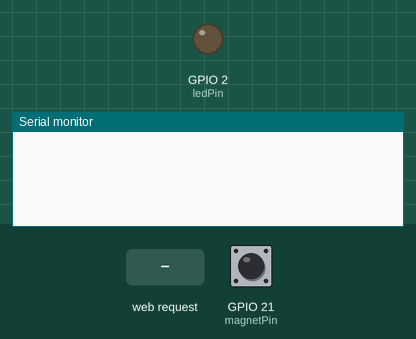
The sketch below on a simulated ESP32. On the bench: output pins drawn as LEDs (lit = HIGH), the last lines printed to the serial monitor. Inputs (shaded band) come from the test bench; at power-on: GPIO 21 (magnetPin) HIGH. WiFi joins after 1.5 s; servers stay silent unless stated.

Above: at 1.2 s.
1.3 s: GPIO 21 (magnetPin) pulled LOW for 1 s
At 2.5 s:
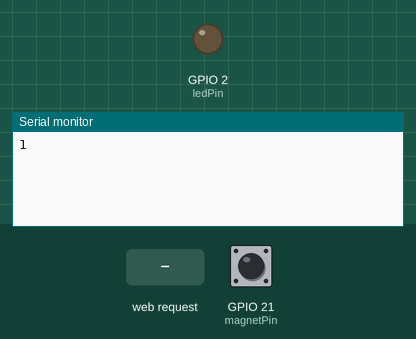
3.8 s: HTTP request GET / received
At 5.0 s:
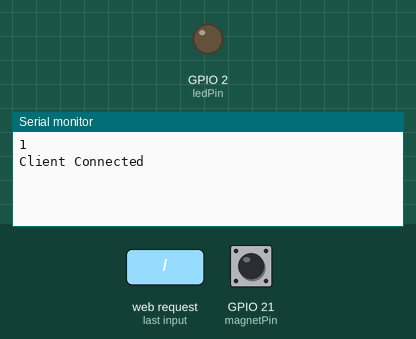
5.3 s: HTTP request GET /get?name=1 received
At 6.2 s:
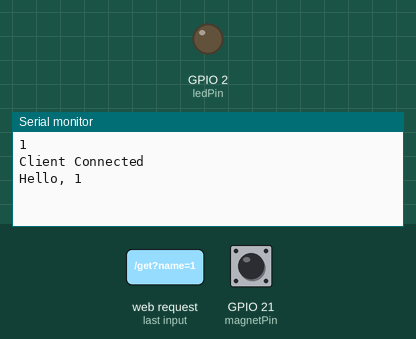
6.8 s: HTTP request GET /get?network=1 received
At 7.3 s:
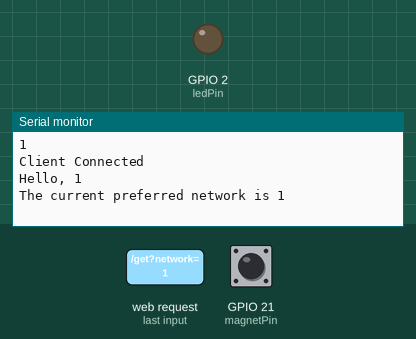

The sketch:

FreezerBurn.ino
```cpp
#include <DNSServer.h>
#include <WiFi.h>
#include "ESPAsyncWebServer.h" //Library that allows the captive portal to function, version 2.4.3 by Me-No-Dev
/*
  ONE FINAL NOTE ABOUT ESP ASYNC WEBSERVER

  This library has dependencies that come from AsyncTCP and will not compile if AsyncTCP is not installed, even though
  AsyncTCP is not actually called in this program. Version used is "AsyncTCP" by dvarrel, version 1.1.4
*/
#include "./page/page.h" //Webpage for the captive portal

#define magnetPin 21
#define ledPin 2

DNSServer dnsServer;
AsyncWebServer server(80);

byte magnetConnected;
int seconds = 0;
int maxSeconds = 10;

//Setup stuff here
bool timeRecieved = false;
bool wifirecieved = false; //Has the esp gotten the information needed to connect to wifi?
bool wifiConnecting = false; //Even more so, is the Wifi being connected/has connected?
int userMinutes = 0;
String minutesInput;
String userName;
String currentNetwork;
String wifiPass;

//Code that I didn't copy paste
class CaptiveRequestHandler : public AsyncWebHandler
{
public:
    CaptiveRequestHandler() {}
    virtual ~CaptiveRequestHandler() {}
    bool canHandle(AsyncWebServerRequest *request)
    {
        request->addInterestingHeader("ANY");
        return true;
    }
    void handleRequest(AsyncWebServerRequest *request)
    {
        request->send_P(200, "text/html", index_html);
    }
};

void setupServer(){
  server.on("/", HTTP_GET, [](AsyncWebServerRequest *request){
      request->send_P(200, "text/html", index_html);
      Serial.println("Client Connected");
  });

  server.on("/get", HTTP_GET, [] (AsyncWebServerRequest *request) {
      String inputMessage;
      String inputParam;
      wifiConnecting = false;

      if (request->hasParam("seconds")) { //It's actually minutes; this naming mishap is because of the way I originally wrote the webpage
        inputMessage = request->getParam("seconds")->value();
        inputParam = "seconds";
        minutesInput = inputMessage;
        Serial.println(inputMessage);
        timeRecieved = true;
      }

      if (request->hasParam("name"))
      {
        inputMessage = request->getParam("name")->value();
        inputParam = "name";
        userName = inputMessage;
        Serial.print("Hello, ");
        Serial.println(inputMessage);
      }

      if (request->hasParam("network"))
      {
        inputMessage = request->getParam("network")->value();
        inputParam = "network";
        if (wifiConnecting == true && currentNetwork != inputMessage) //Let wifi be reconnected if this value differs from what's already stored
        {
          wifiConnecting == false;
        }
        currentNetwork = inputMessage;
        Serial.print("The current preferred network is ");
        Serial.println(currentNetwork);
      }

      if (request->hasParam("netpass"))
      {
        inputMessage = request->getParam("netpass")->value();
        inputParam = "netpass";
        wifiPass = inputMessage;
      }

      if (wifiPass > "" && currentNetwork > " ") wifirecieved = true;
      //This goes at the end of the entire sequence
      request->send(200, "text/html", "The values entered by you have been successfully sent to the device <br><a href=\"/\">Return to Home Page</a>");
  });
}

//And now it's honesty hour again
void secondsInc()
{
  seconds ++;
  Serial.println(seconds);
}

void setup()
{
  Serial.begin(9600);
  //Non-web stuff
  pinMode(magnetPin, INPUT_PULLUP);
  pinMode(ledPin, OUTPUT);
  //Back to web stuff
  WiFi.mode(WIFI_AP);
  WiFi.softAP("Freezer Burn");
  setupServer();
  dnsServer.start(53, "*", WiFi.softAPIP());
  server.addHandler(new CaptiveRequestHandler()).setFilter(ON_AP_FILTER);
  server.begin();
}

void wifiConnect()
{
  if (wifirecieved == true && wifiConnecting == false)
  {
    wifiConnecting = true; //Perhaps find a way to where if the captive portal results differ from the inputted value, set this to false again and reconnect?
    WiFi.begin(currentNetwork, wifiPass);
    Serial.println("Connecting");
    while (WiFi.status() != WL_CONNECTED)
    {
      Serial.print('.');
      delay(500);
    }

    Serial.println("Successful connection");
  }
}

void loop()
{
  //DNS stuff
  dnsServer.processNextRequest();
  wifiConnect(); //It's probably better to try it through setup but it's not an option here because the wifi nextworks are not defined at first
  if (timeRecieved == true)
  {
    userMinutes = minutesInput.toInt(); //String to number conversion
    maxSeconds = (userMinutes * 60);
  }
  //And now my stuff
  magnetConnected = digitalRead(magnetPin);

  if (magnetConnected == LOW)
  {
    if (seconds < maxSeconds)
    {
      secondsInc();

      if (seconds == maxSeconds)
      {
        digitalWrite(ledPin, HIGH);
        Serial.print(userName);
        Serial.println(", your freezer or fridge is open. Please close it immediately.");
        //And then this is where other stuff would happen
      }
    }
  }
  else
  {
    seconds = 0;
    digitalWrite(ledPin, LOW);
  }
  delay(1000);
}
```

page.h
```cpp
const char index_html[] PROGMEM = R"rawliteral(
<!DOCTYPE HTML>
<html>
<head>
  <title>Freezer Burn Setup</title>
  <meta name="viewport" content="width=device-width, initial-scale=1">
  </head><body>
  <h3>Freezer Burn Setup</h3>
  <br><br>
  <form action="/get">
    Enter your name: <input type="text" name="name">
    <br>
    Max amount of minutes: <input type="text" name="seconds">
    <br>
    Wifi network: <input type="text" name="network">
    <br>
    Wifi password: <input type="password" name="netpass">
    <br>
    <input type="submit" value="Submit">
  </form>
  <h5>This webpage does not publicly store any sensitive Wifi information.</h5>
</body>
</html>)rawliteral";
```

Measured:
- after the input at 1.3 s, the serial monitor: prints a new line after 0.70 s (image 1)
- after the input at 3.8 s, the serial monitor: prints a new line at once (image 2)
- after the input at 5.3 s, the serial monitor: prints a new line at once (image 3)
- after the input at 6.8 s, the serial monitor: prints a new line at once (image 4)
